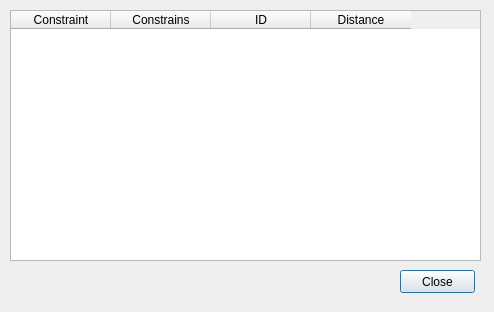
<?xml version="1.0" encoding="UTF-8"?>
<ui version="4.0">
 <class>dlgPipelineDialog</class>
 <widget class="QDialog" name="dlgPipelineDialog">
  <property name="geometry">
   <rect>
    <x>0</x>
    <y>0</y>
    <width>494</width>
    <height>312</height>
   </rect>
  </property>
  <property name="windowTitle">
   <string>Pipeline Planner</string>
  </property>
  <widget class="QTableWidget" name="tblImpacts">
   <property name="geometry">
    <rect>
     <x>10</x>
     <y>10</y>
     <width>471</width>
     <height>251</height>
    </rect>
   </property>
   <property name="alternatingRowColors">
    <bool>true</bool>
   </property>
   <column>
    <property name="text">
     <string>Constraint</string>
    </property>
   </column>
   <column>
    <property name="text">
     <string>Constrains</string>
    </property>
   </column>
   <column>
    <property name="text">
     <string>ID</string>
    </property>
   </column>
   <column>
    <property name="text">
     <string>Distance</string>
    </property>
   </column>
  </widget>
  <widget class="QPushButton" name="btnPush">
   <property name="geometry">
    <rect>
     <x>400</x>
     <y>270</y>
     <width>75</width>
     <height>23</height>
    </rect>
   </property>
   <property name="text">
    <string>Close</string>
   </property>
  </widget>
 </widget>
 <resources/>
 <connections>
  <connection>
   <sender>btnPush</sender>
   <signal>pressed()</signal>
   <receiver>dlgPipelineDialog</receiver>
   <slot>reject()</slot>
   <hints>
    <hint type="sourcelabel">
     <x>437</x>
     <y>281</y>
    </hint>
    <hint type="destinationlabel">
     <x>246</x>
     <y>155</y>
    </hint>
   </hints>
  </connection>
 </connections>
</ui>
